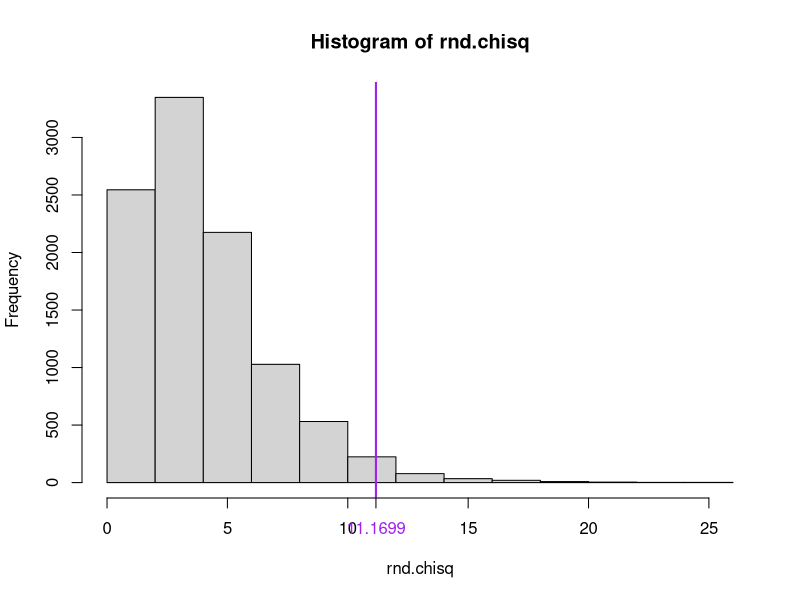

Source code (R):
## ---- chunk 1
truth = c("milk", "tea", "tea", "milk", "tea", "tea", "milk", "milk")
predicted = c("milk", "tea", "tea", "milk", "tea", "tea", "milk", "milk")
tea_mat = table(truth, predicted)
tea_mat
## ---- chunk 2
chisq.test(tea_mat, correct = FALSE)
## ---- chunk 3
fisher.test(tea_mat)
## ---- chunk 4
fisher.test(tea_mat, alternative = "greater") # correct in this setting
## ---- chunk 5
chisq.test(tea_mat, correct = FALSE)
## ---- chunk 6
fisher.test(tea_mat)
## ---- chunk 7
chisq.test(tea_mat, correct = TRUE)
## ---- chunk 8
y_mat = matrix(c(21, 15, 2, 3), ncol = 2)
colnames(y_mat) = c("Controlled", "Not controlled")
rownames(y_mat) = c("Surgery", "Radiation therapy")
y_mat
## ---- chunk 9
fisher.test(y_mat, alternative = "greater")
## ---- chunk 10
galton.dat <- matrix(c(5, 4, 1, 12, 42, 14, 2, 15, 10), 3, 3)
rownames(galton.dat) = c("Arches-B", "Loops-B", "Whorls-B")
colnames(galton.dat) = c("Arches-A", "Loops-A", "Whorls-A")
galton.dat
## ---- chunk 11
chisq.test(galton.dat)

chisq.test(galton.dat)$expected |> round(1)
## ---- chunk 12
row_totals = rowSums(galton.dat)
col_totals = colSums(galton.dat)
B = 10000
set.seed(123)
x_list = r2dtable(n = B,
                  r = row_totals,
                  c = col_totals)
x_list[[1]]
## ---- chunk 13
chisq.test(x_list[[1]])
## ---- chunk 14
rnd.chisq = numeric(B) # initialise an empty vector

for (i in 1:B){ # loop over B iterations
  # each time save the test statistic
  rnd.chisq[i] = chisq.test(x_list[[i]])$statistic
  }
# what proportion of times did we observe a test statistic
# as or more extreme than what we observed?
sum(rnd.chisq >= 11.1699)/B
## ---- chunk 15
# par(cex = 1.8)
hist(rnd.chisq)
abline(v = 11.1699, col = "purple", lwd = 2)
axis(1, 11.1699, col.axis = "purple")
## ---- chunk 16
chisq.test(galton.dat, simulate.p.value = TRUE)

chisq.test(galton.dat, simulate.p.value = TRUE, B = 10000)
